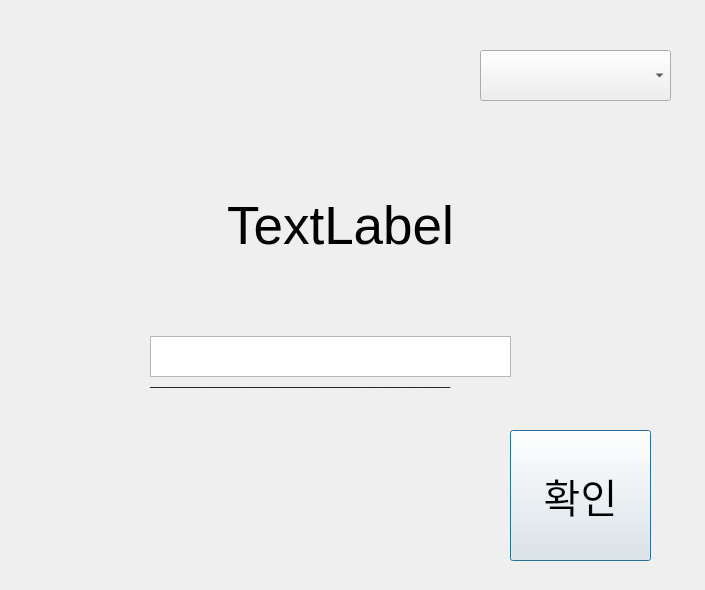
<?xml version="1.0" encoding="UTF-8"?>
<ui version="4.0">
 <class>Dialog</class>
 <widget class="QDialog" name="Dialog">
  <property name="geometry">
   <rect>
    <x>0</x>
    <y>0</y>
    <width>705</width>
    <height>590</height>
   </rect>
  </property>
  <property name="windowTitle">
   <string>Dialog</string>
  </property>
  <widget class="QLabel" name="teacherName">
   <property name="geometry">
    <rect>
     <x>80</x>
     <y>160</y>
     <width>521</width>
     <height>131</height>
    </rect>
   </property>
   <property name="font">
    <font>
     <pointsize>40</pointsize>
    </font>
   </property>
   <property name="text">
    <string>TextLabel</string>
   </property>
   <property name="alignment">
    <set>Qt::AlignCenter</set>
   </property>
  </widget>
  <widget class="QLabel" name="label_3">
   <property name="geometry">
    <rect>
     <x>150</x>
     <y>340</y>
     <width>371</width>
     <height>81</height>
    </rect>
   </property>
   <property name="text">
    <string>_____________________________________________</string>
   </property>
  </widget>
  <widget class="QPushButton" name="editStatus">
   <property name="geometry">
    <rect>
     <x>510</x>
     <y>430</y>
     <width>141</width>
     <height>131</height>
    </rect>
   </property>
   <property name="font">
    <font>
     <pointsize>30</pointsize>
    </font>
   </property>
   <property name="text">
    <string>확인</string>
   </property>
  </widget>
  <widget class="QComboBox" name="status_comboBox">
   <property name="geometry">
    <rect>
     <x>480</x>
     <y>50</y>
     <width>191</width>
     <height>51</height>
    </rect>
   </property>
  </widget>
  <widget class="QTextEdit" name="edit_message">
   <property name="geometry">
    <rect>
     <x>150</x>
     <y>336</y>
     <width>361</width>
     <height>41</height>
    </rect>
   </property>
  </widget>
 </widget>
 <resources/>
 <connections/>
</ui>
